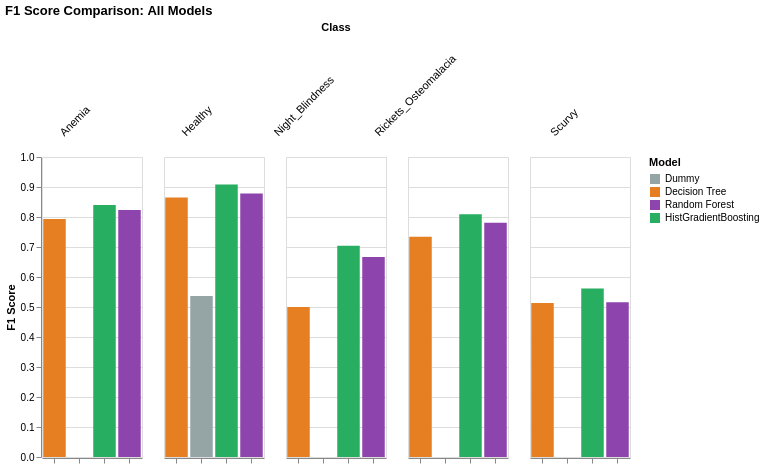

Write notebook code for a chart like this one.
### Code cell
classes = ['Anemia', 'Healthy', 'Night_Blindness', 'Rickets_Osteomalacia', 'Scurvy']

dummy = DummyClassifier(strategy="most_frequent", random_state=42)
dummy.fit(X_train_model, y_train.values.ravel())
y_val_dummy = dummy.predict(X_val_model)

dummy_f1 = f1_score(y_val, y_val_dummy, average=None, labels=classes)
dt_f1 = [0.793, 0.865, 0.500, 0.734, 0.513]
rf_f1 = [0.823, 0.878, 0.667, 0.781, 0.516]
hgb_f1 = f1_score(y_val, y_val_pred, average=None, labels=classes)

data = pd.DataFrame({
    'Class': classes * 4,
    'Model': ['Dummy'] * 5 + ['Decision Tree'] * 5 + ['Random Forest'] * 5 + ['HistGradientBoosting'] * 5,
    'F1 Score': [*dummy_f1.round(3), *dt_f1, *rf_f1, *hgb_f1.round(3)]
})

chart = alt.Chart(data).mark_bar().encode(
    x=alt.X('Model:N', axis=alt.Axis(title=None, labels=False)),
    y=alt.Y('F1 Score:Q', scale=alt.Scale(domain=[0, 1])),
    color=alt.Color('Model:N', scale=alt.Scale(
        domain=['Dummy', 'Decision Tree', 'Random Forest', 'HistGradientBoosting'],
        range=['#95a5a6', '#e67e22', '#8e44ad', '#27ae60']
    )),
    column=alt.Column('Class:N', header=alt.Header(
        labelAngle=-45,
        labelAlign='right',
        labelFontSize=11
    )),
    tooltip=['Class', 'Model', alt.Tooltip('F1 Score:Q', format='.3f')]
).properties(
    width=100,
    height=300,
    title='F1 Score Comparison: All Models'
)

print(f"Dummy Macro F1:              0.1073")
print(f"Decision Tree Macro F1:      0.6809")
print(f"Random Forest Macro F1:      0.7329")
print(f"HistGradientBoosting Macro F1: {macro_f1_val:.4f}")

chart

### Figure 1 — Vega-Lite specification as saved in the notebook (floating-point values rounded to 4 significant figures)
{"config": {"view": {"continuousWidth": 300, "continuousHeight": 300}}, "data": {"name": "data-5a462e9b1c3173d0561986f93ef552bd"}, "mark": {"type": "bar"}, "encoding": {"color": {"field": "Model", "scale": {"domain": ["Dummy", "Decision Tree", "Random Forest", "HistGradientBoosting"], "range": ["#95a5a6", "#e67e22", "#8e44ad", "#27ae60"]}, "type": "nominal"}, "column": {"field": "Class", "header": {"labelAlign": "right", "labelAngle": -45, "labelFontSize": 11}, "type": "nominal"}, "tooltip": [{"field": "Class", "type": "nominal"}, {"field": "Model", "type": "nominal"}, {"field": "F1 Score", "format": ".3f", "type": "quantitative"}], "x": {"axis": {"labels": false, "title": null}, "field": "Model", "type": "nominal"}, "y": {"field": "F1 Score", "scale": {"domain": [0, 1]}, "type": "quantitative"}}, "height": 300, "title": "F1 Score Comparison: All Models", "width": 100, "$schema": "https://vega.github.io/schema/vega-lite/v5.20.1.json", "datasets": {"data-5a462e9b1c3173d0561986f93ef552bd": [{"Class": "Anemia", "Model": "Dummy", "F1 Score": 0.0}, {"Class": "Healthy", "Model": "Dummy", "F1 Score": 0.537}, {"Class": "Night_Blindness", "Model": "Dummy", "F1 Score": 0.0}, {"Class": "Rickets_Osteomalacia", "Model": "Dummy", "F1 Score": 0.0}, {"Class": "Scurvy", "Model": "Dummy", "F1 Score": 0.0}, {"Class": "Anemia", "Model": "Decision Tree", "F1 Score": 0.793}, {"Class": "Healthy", "Model": "Decision Tree", "F1 Score": 0.865}, {"Class": "Night_Blindness", "Model": "Decision Tree", "F1 Score": 0.5}, {"Class": "Rickets_Osteomalacia", "Model": "Decision Tree", "F1 Score": 0.734}, {"Class": "Scurvy", "Model": "Decision Tree", "F1 Score": 0.513}, {"Class": "Anemia", "Model": "Random Forest", "F1 Score": 0.823}, {"Class": "Healthy", "Model": "Random Forest", "F1 Score": 0.878}, {"Class": "Night_Blindness", "Model": "Random Forest", "F1 Score": 0.667}, {"Class": "Rickets_Osteomalacia", "Model": "Random Forest", "F1 Score": 0.781}, {"Class": "Scurvy", "Model": "Random Forest", "F1 Score": 0.516}, {"Class": "Anemia", "Model": "HistGradientBoosting", "F1 Score": 0.84}, {"Class": "Healthy", "Model": "HistGradientBoosting", "F1 Score": 0.908}, {"Class": "Night_Blindness", "Model": "HistGradientBoosting", "F1 Score": 0.704}, {"Class": "Rickets_Osteomalacia", "Model": "HistGradientBoosting", "F1 Score": 0.809}, {"Class": "Scurvy", "Model": "HistGradientBoosting", "F1 Score": 0.562}]}}
